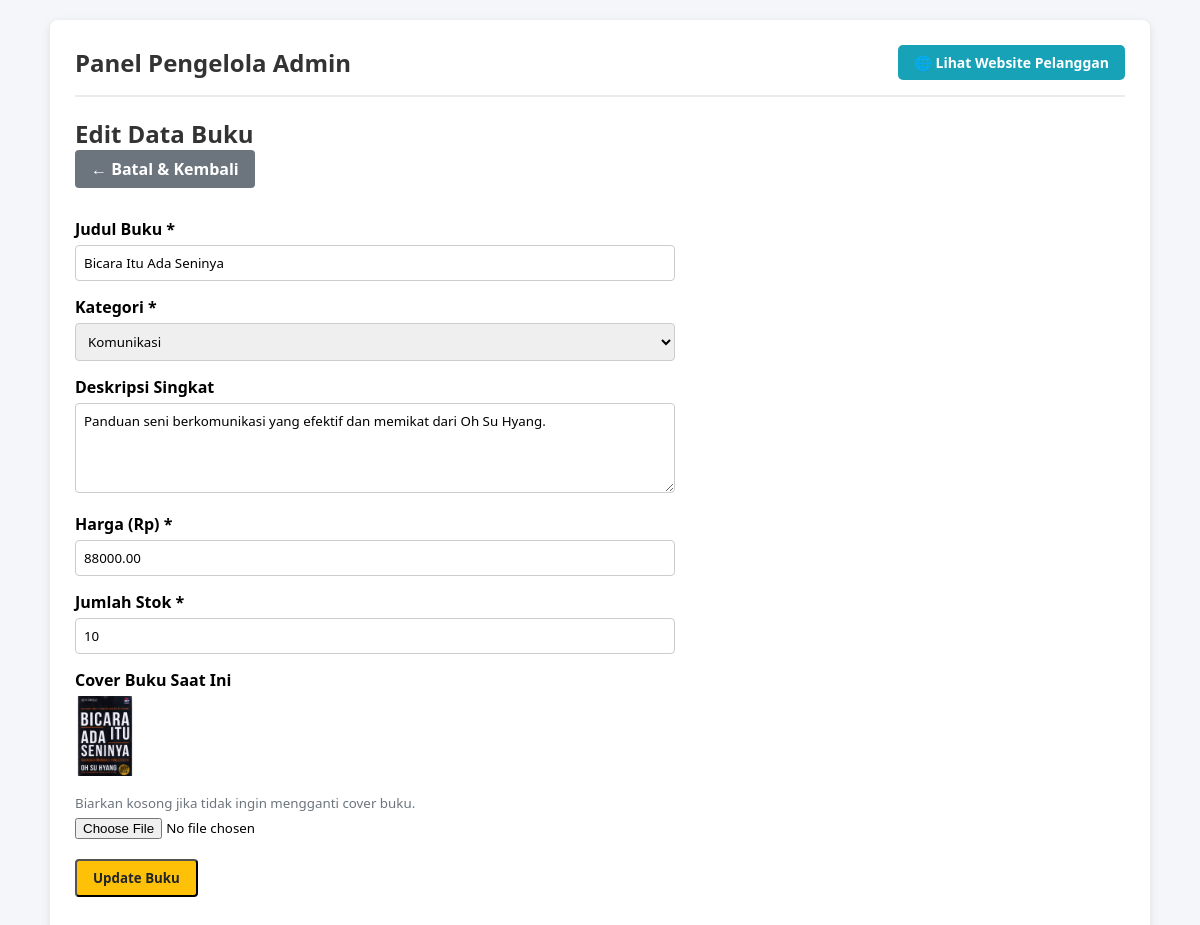
The app's page /admin/edit.php?id=2 with its own data.
### tables this page shows
CREATE TABLE `produk` (
  `id` int NOT NULL,
  `nama` varchar(100) NOT NULL,
  `kategori` varchar(50) NOT NULL,
  `deskripsi` text,
  `harga` decimal(12,2) NOT NULL,
  `stok` int NOT NULL,
  `gambar` varchar(255) NOT NULL,
  `created_at` timestamp NULL DEFAULT CURRENT_TIMESTAMP
);

### admin/edit.php (the view, shortened to what this page needs)
<?php
require_once '../config/database.php';
$id = isset($_GET['id']) ? (int)$_GET['id'] : 0;
$stmt = $pdo->prepare("SELECT * FROM produk WHERE id = ?");
$stmt->execute([$id]);
$buku = $stmt->fetch();
$nama      = $buku['nama'];
$kategori  = $buku['kategori'];
$deskripsi = $buku['deskripsi'];
$harga     = $buku['harga'];
$stok      = $buku['stok'];
$gambar_lama = $buku['gambar'];
require_once '../includes/header.php';
?>
<h2>Edit Data Buku</h2>
<a href="produk.php" class="btn btn-secondary">← Batal & Kembali</a>
<form action="edit.php?id=<?= $id ?>" method="POST" enctype="multipart/form-data" style="max-width: 600px; margin-top: 15px;">
    <div style="margin-bottom: 15px;">
        <label style="display:block; font-weight:bold; margin-bottom:5px;">Judul Buku *</label>
        <input type="text" name="nama" value="<?= htmlspecialchars($nama) ?>" style="width:100%; padding:8px; border:1px solid #ccc; border-radius:4px;">
    </div>
    <div style="margin-bottom: 15px;">
        <label style="display:block; font-weight:bold; margin-bottom:5px;">Kategori *</label>
        <select name="kategori" style="width:100%; padding:8px; border:1px solid #ccc; border-radius:4px;">
            <option value="Komunikasi" <?= $kategori == 'Komunikasi' ? 'selected' : '' ?>>Komunikasi</option>
        </select>
    </div>
    <div style="margin-bottom: 15px;">
        <label style="display:block; font-weight:bold; margin-bottom:5px;">Deskripsi Singkat</label>
        <textarea name="deskripsi" rows="4" style="width:100%; padding:8px; border:1px solid #ccc; border-radius:4px;"><?= htmlspecialchars($deskripsi) ?></textarea>
    </div>
    <div style="margin-bottom: 15px;">
        <label style="display:block; font-weight:bold; margin-bottom:5px;">Harga (Rp) *</label>
        <input type="number" name="harga" value="<?= htmlspecialchars($harga) ?>" style="width:100%; padding:8px; border:1px solid #ccc; border-radius:4px;">
    </div>
    <div style="margin-bottom: 15px;">
        <label style="display:block; font-weight:bold; margin-bottom:5px;">Jumlah Stok *</label>
        <input type="number" name="stok" value="<?= htmlspecialchars($stok) ?>" style="width:100%; padding:8px; border:1px solid #ccc; border-radius:4px;">
    </div>
    <div style="margin-bottom: 20px;">
        <label style="display:block; font-weight:bold; margin-bottom:5px;">Cover Buku Saat Ini</label>
        <?php if (!empty($gambar_lama) && file_exists('../uploads/produk/' . $gambar_lama)): ?>
            <img src="../uploads/produk/<?= htmlspecialchars($gambar_lama) ?>" class="img-thumb" style="margin-bottom:10px;"><br>
        <?php endif; ?>
        <small style="color:#6c757d;">Biarkan kosong jika tidak ingin mengganti cover buku.</small>
        <input type="file" name="gambar" accept="image/*" style="width:100%; margin-top:5px;">
    </div>
    <button type="submit" class="btn btn-warning">Update Buku</button>
</form>
<?php require_once '../includes/footer.php'; ?>

### includes/header.php (style rules this page uses)
* { box-sizing: border-box; font-family: 'Segoe UI', Tahoma, Geneva, Verdana, sans-serif; }
body { background-color: #f4f6f9; margin: 0; padding: 20px; }
h1, h2 { color: #333; margin: 0; }
.btn { display: inline-block; padding: 8px 16px; text-decoration: none; border-radius: 4px; color: #fff; font-weight: bold; margin-bottom: 15px; }
.btn-warning { background-color: #ffc107; color: #212529; }
.btn-secondary { background-color: #6c757d; }
.img-thumb { width: 60px; height: 80px; object-fit: cover; border-radius: 4px; }

### records on screen
produk: nama "Bicara Itu Ada Seninya", kategori "Komunikasi", deskripsi "Panduan seni berkomunikasi yang efektif dan memikat dari Oh Su Hyang.", harga "88000.00", stok "10", gambar (picture)
